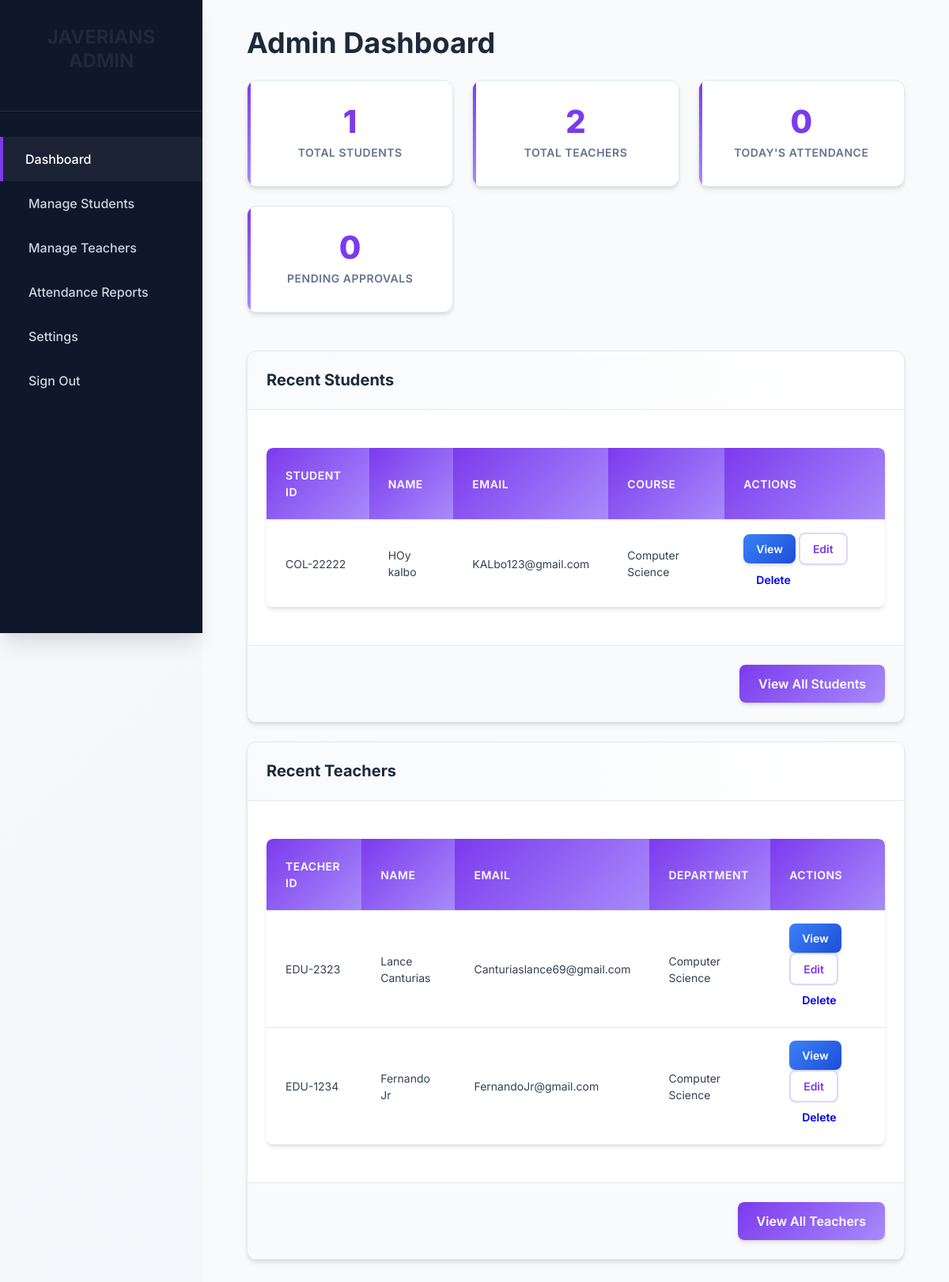
The app's page /php/admin/dashboard.php (signed in) with its own data.
### tables this page shows
CREATE TABLE `students` (
  `id` int(11) NOT NULL,
  `student_id` varchar(50) NOT NULL,
  `first_name` varchar(100) NOT NULL,
  `last_name` varchar(100) NOT NULL,
  `email` varchar(255) NOT NULL,
  `phone` varchar(20) DEFAULT NULL,
  `course` varchar(100) NOT NULL,
  `year_level` varchar(20) NOT NULL,
  `password` varchar(255) NOT NULL,
  `profile_picture` varchar(500) DEFAULT NULL,
  `qr_code_url` varchar(500) DEFAULT NULL,
  `created_at` timestamp NOT NULL DEFAULT current_timestamp(),
  `updated_at` timestamp NOT NULL DEFAULT current_timestamp() ON UPDATE current_timestamp()
);

CREATE TABLE `teachers` (
  `id` int(11) NOT NULL,
  `teacher_id` varchar(50) NOT NULL,
  `first_name` varchar(100) NOT NULL,
  `last_name` varchar(100) NOT NULL,
  `email` varchar(255) NOT NULL,
  `phone` varchar(20) DEFAULT NULL,
  `department` varchar(100) NOT NULL,
  `password` varchar(255) NOT NULL,
  `profile_picture` varchar(500) DEFAULT NULL,
  `created_at` timestamp NOT NULL DEFAULT current_timestamp(),
  `updated_at` timestamp NOT NULL DEFAULT current_timestamp() ON UPDATE current_timestamp()
);

### php/config/database.php (called while the page is built)
<?php
return [
    'host' => getenv('DB_HOST') ?: 'localhost',
    'dbname' => getenv('DB_NAME') ?: 'student_management',
    'username' => getenv('DB_USER') ?: 'root',
    'password' => getenv('DB_PASS') ?: '',
    'charset' => 'utf8mb4'
];
?>

### php/classes/Admin.php (called while the page is built, shortened)
<?php
require_once __DIR__ . '/Database.php';
class Admin {
    private $conn;
    public function __construct() {
        $database = new Database();
        $this->conn = $database->getConnection();
    }
    public function getDashboardStats(): array {
        $stats = [];
        $query = "SELECT COUNT(*) as total FROM students";
        $stmt = $this->conn->prepare($query);
        $stmt->execute();
        $stats['total_students'] = $stmt->fetch()['total'];
        $query = "SELECT COUNT(*) as total FROM teachers";
        $stmt = $this->conn->prepare($query);
        $stmt->execute();
        $stats['total_teachers'] = $stmt->fetch()['total'];
        $query = "SELECT COUNT(DISTINCT student_id) as total FROM attendance WHERE DATE(time_in) = CURDATE()";
        $stmt = $this->conn->prepare($query);
        $stmt->execute();
        $stats['today_attendance'] = $stmt->fetch()['total'];
        $stats['pending_approvals'] = 0;
        return $stats;
    }
}
?>

### php/classes/Database.php (called while the page is built, shortened)
<?php
require_once __DIR__ . '/../config/database.php';
class Database {
    private $config;
    public function __construct() {
        $this->config = require __DIR__ . '/../config/database.php';
    }
    public function getConnection(): PDO {
        try {
            $dsn = sprintf(
                "mysql:host=%s;dbname=%s;charset=%s",
                $this->config['host'],
                $this->config['dbname'],
                $this->config['charset']
            );
            $this->conn = new PDO(
                $dsn,
                $this->config['username'],
                $this->config['password'],
                [
                    PDO::ATTR_ERRMODE => PDO::ERRMODE_EXCEPTION,
                    PDO::ATTR_DEFAULT_FETCH_MODE => PDO::FETCH_ASSOC,
                    PDO::ATTR_EMULATE_PREPARES => false,
                    PDO::ATTR_STRINGIFY_FETCHES => false
                ]
            );
            return $this->conn;
        } catch (PDOException $exception) {
            error_log("Database connection error: " . $exception->getMessage());
            throw new Exception("Database connection failed. Please try again later.");
        }
    }
}
?>

### php/classes/Student.php (called while the page is built, shortened)
<?php
require_once __DIR__ . '/Database.php';
class Student {
    private $conn;
    private $table_name = "students";
    public function __construct() {
        $database = new Database();
        $this->conn = $database->getConnection();
    }
    public function getAllStudents(): array {
        $query = "SELECT student_id, first_name, last_name, email, phone, course, year_level, profile_picture, created_at
                  FROM {$this->table_name} ORDER BY created_at DESC";
        $stmt = $this->conn->prepare($query);
        $stmt->execute();
        return $stmt->fetchAll();
    }
}
?>

### php/classes/Teacher.php (called while the page is built, shortened)
<?php
require_once __DIR__ . '/Database.php';
class Teacher {
    private $conn;
    private $table_name = "teachers";
    public function __construct() {
        $database = new Database();
        $this->conn = $database->getConnection();
    }
    public function getAllTeachers(): array {
        $query = "SELECT teacher_id, first_name, last_name, email, phone, department, profile_picture, created_at
                  FROM {$this->table_name} ORDER BY created_at DESC";
        $stmt = $this->conn->prepare($query);
        $stmt->execute();
        return $stmt->fetchAll();
    }
}
?>

### php/admin/dashboard.php (the view, shortened to what this page needs)
<?php
require_once __DIR__ . '/../classes/Admin.php';
require_once __DIR__ . '/../classes/Student.php';
require_once __DIR__ . '/../classes/Teacher.php';
$admin = new Admin();
$student = new Student();
$teacher = new Teacher();
$stats = $admin->getDashboardStats();
$recentStudents = array_slice($student->getAllStudents(), 0, 5);
$recentTeachers = array_slice($teacher->getAllTeachers(), 0, 5);
?>
<!DOCTYPE html>
<html lang="en">
<head>
    <link rel="stylesheet" href="../assets/css/style.css">
</head>
<body>
    <div class="admin-sidebar">
    <div class="admin-sidebar-header">
        <h3 class="javerians-admin-title">JAVERIANS ADMIN</h3>
    </div>
    <nav class="admin-sidebar-nav">
        <a href="dashboard.php"<?= basename($_SERVER['PHP_SELF']) === 'dashboard.php' ? ' class="active"' : '' ?>>Dashboard</a>
        <a href="manage_students.php"<?= basename($_SERVER['PHP_SELF']) === 'manage_students.php' ? ' class="active"' : '' ?>>Manage Students</a>
        <a href="manage_teachers.php"<?= basename($_SERVER['PHP_SELF']) === 'manage_teachers.php' ? ' class="active"' : '' ?>>Manage Teachers</a>
        <a href="attendance_reports.php"<?= basename($_SERVER['PHP_SELF']) === 'attendance_reports.php' ? ' class="active"' : '' ?>>Attendance Reports</a>
        <a href="settings.php"<?= basename($_SERVER['PHP_SELF']) === 'settings.php' ? ' class="active"' : '' ?>>Settings</a>
        <a href="../signout.php">Sign Out</a>
    </nav>
</div>
    <div class="admin-content">
        <div class="container">
            <h1 style="margin-bottom: 1.5rem;">Admin Dashboard</h1>
            <div class="stats-container">
                <div class="stat-card">
                    <div class="stat-value"><?= $stats['total_students'] ?></div>
                    <div class="stat-label">Total Students</div>
                </div>
                <div class="stat-card">
                    <div class="stat-value"><?= $stats['total_teachers'] ?></div>
                    <div class="stat-label">Total Teachers</div>
                </div>
                <div class="stat-card">
                    <div class="stat-value"><?= $stats['today_attendance'] ?></div>
                    <div class="stat-label">Today's Attendance</div>
                </div>
                <div class="stat-card">
                    <div class="stat-value"><?= $stats['pending_approvals'] ?></div>
                    <div class="stat-label">Pending Approvals</div>
                </div>
            </div>
            <div class="card" style="margin-bottom: 1.5rem;">
                <div class="card-header">
                    <h3 class="card-title">Recent Students</h3>
                </div>
                <div class="card-body">
                    <div class="table-container">
                        <table>
                            <thead>
                                <tr>
                                    <th>Student ID</th>
                                    <th>Name</th>
                                    <th>Email</th>
                                    <th>Course</th>
                                    <th>Actions</th>
                                </tr>
                            </thead>
                            <tbody>
                                <?php foreach ($recentStudents as $student): ?>
                                    <tr>
                                        <td><?= htmlspecialchars($student['student_id'], ENT_QUOTES, 'UTF-8') ?></td>
                                        <td><?= htmlspecialchars($student['first_name'] . ' ' . $student['last_name'], ENT_QUOTES, 'UTF-8') ?></td>
                                        <td><?= htmlspecialchars($student['email'], ENT_QUOTES, 'UTF-8') ?></td>
                                        <td><?= htmlspecialchars($student['course'], ENT_QUOTES, 'UTF-8') ?></td>
                                        <td>
                                            <a href="manage_students.php?action=view&id=<?= $student['student_id'] ?>" class="btn btn-info btn-sm">View</a>
                                            <a href="manage_students.php?action=edit&id=<?= $student['student_id'] ?>" class="btn btn-secondary btn-sm">Edit</a>
                                            <a href="manage_students.php?action=delete&id=<?= $student['student_id'] ?>" class="btn btn-danger btn-sm" onclick="return confirm('Are you sure you want to delete this student?')">Delete</a>
                                        </td>
                                    </tr>
                                <?php endforeach; ?>
                            </tbody>
                        </table>
                    </div>
                </div>
                <div class="card-footer">
                    <a href="manage_students.php" class="btn btn-primary">View All Students</a>
                </div>
            </div>
            <div class="card">
                <div class="card-header">
                    <h3 class="card-title">Recent Teachers</h3>
                </div>
                <div class="card-body">
                    <div class="table-container">
                        <table>
                            <thead>
                                <tr>
                                    <th>Teacher ID</th>
                                    <th>Name</th>
                                    <th>Email</th>
                                    <th>Department</th>
                                    <th>Actions</th>
                                </tr>
                            </thead>
                            <tbody>
                                <?php foreach ($recentTeachers as $teacher): ?>
                                    <tr>
                                        <td><?= htmlspecialchars($teacher['teacher_id'], ENT_QUOTES, 'UTF-8') ?></td>
                                        <td><?= htmlspecialchars($teacher['first_name'] . ' ' . $teacher['last_name'], ENT_QUOTES, 'UTF-8') ?></td>
                                        <td><?= htmlspecialchars($teacher['email'], ENT_QUOTES, 'UTF-8') ?></td>
                                        <td><?= htmlspecialchars($teacher['department'], ENT_QUOTES, 'UTF-8') ?></td>
                                        <td>
                                            <a href="manage_teachers.php?action=view&id=<?= $teacher['teacher_id'] ?>" class="btn btn-info btn-sm">View</a>
                                            <a href="manage_teachers.php?action=edit&id=<?= $teacher['teacher_id'] ?>" class="btn btn-secondary btn-sm">Edit</a>
                                            <a href="manage_teachers.php?action=delete&id=<?= $teacher['teacher_id'] ?>" class="btn btn-danger btn-sm" onclick="return confirm('Are you sure you want to delete this teacher?')">Delete</a>
                                        </td>
                                    </tr>
                                <?php endforeach; ?>
                            </tbody>
                        </table>
                    </div>
                </div>
                <div class="card-footer">
                    <a href="manage_teachers.php" class="btn btn-primary">View All Teachers</a>
                </div>
            </div>
        </div>
    </div>
</body>
</html>

### records on screen
students: student "COL-22222", first_name+last_name "HOy kalbo", email "KALbo123@gmail.com", course "Computer Science"
teachers: teacher "EDU-2323", first_name+last_name "Lance Canturias", email "Canturiaslance69@gmail.com", department "Computer Science"
teachers: teacher "EDU-1234", first_name+last_name "Fernando Jr", email "FernandoJr@gmail.com", department "Computer Science"

### other values on screen
$stats['total_students'] "1"
$stats['total_teachers'] "2"
$stats['today_attendance'] "0"
$stats['pending_approvals'] "0"
